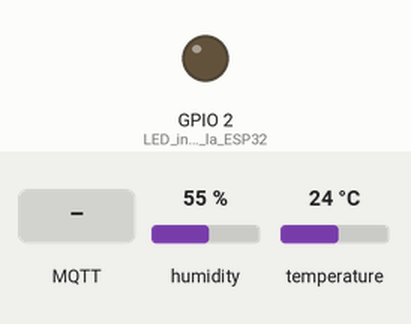
Simulated run of this sketch. Board: ESP32. Parts: output pins drawn as LEDs (lit = HIGH). The inputs (shaded band) are chosen by the test bench; at power-on: humidity 55 %, temperature 24 °C. WiFi joins after 1.5 s; servers stay silent unless stated; random numbers use the default seed unless the sketch sets one; no MQTT or app messages arrive unless stated; what the sketch prints to the serial monitor is not drawn.

Above: at 2.7 s.
2.8 s: MQTT message "0" arrives on the first subscribed topic
At 4.0 s:
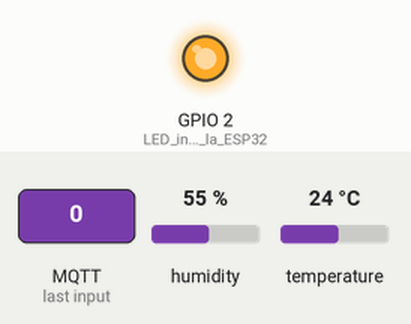
4.3 s: MQTT message "1" arrives on the first subscribed topic
At 5.3 s:
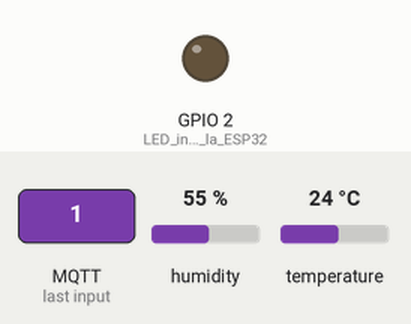
5.8 s: MQTT message "2" arrives on the first subscribed topic
At 6.4 s:
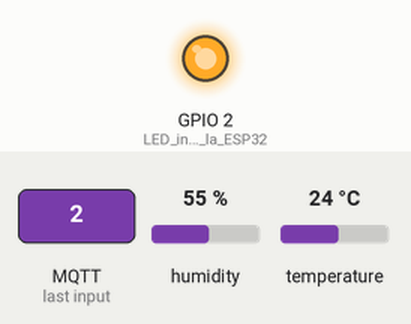
Timing chart, 0 to 8.8 s (numbered marks = the images above; inputs shaded):
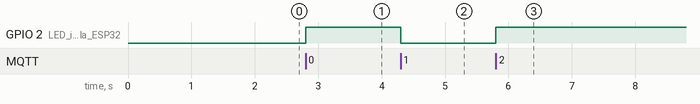

Measured:
- after the input at 2.8 s, GPIO 2 (LED_integrado_de_la_ESP32): LOW → HIGH at once
- after the input at 4.3 s, GPIO 2 (LED_integrado_de_la_ESP32): HIGH → LOW at once
- after the input at 5.8 s, GPIO 2 (LED_integrado_de_la_ESP32): LOW → HIGH at once

The sketch:

MQTT_DHT11.ino
```cpp
#include <WiFi.h>          // Librería para conectar la ESP32 a WiFi
#include <PubSubClient.h>  // Librería para MQTT
#include "DHT.h"           // Librería del sensor DHT

// ============================
// 1. CONFIGURACIÓN WiFi Y MQTT
// ============================

const char* ssid = "";                // Nombre de la red WiFi
const char* password = "";       // Contraseña de la red WiFi
const char* mqtt_server = "test.mosquitto.org";  // Broker MQTT público

/*Broker públicos gratuitos:
mosquitto: test.mosquitto.org
hivemq: broker.hivemq.com
emqx: broker.emqx.io*/

WiFiClient espClient;          // Cliente WiFi
PubSubClient client(espClient); // Cliente MQTT usando la conexión WiFi

// Variable para controlar cada cuánto se envían los datos
unsigned long lastMsg = 0;
#define MSG_BUFFER_SIZE (50)
char msg[MSG_BUFFER_SIZE];

// ============================
// 2. CONFIGURACIÓN DEL SENSOR DHT11
// ============================

#define DHTPIN 4       // Pin digital de la ESP32 conectado al DHT11
#define DHTTYPE DHT11  // Tipo de sensor

DHT dht(DHTPIN, DHTTYPE);  // Se crea el objeto del sensor


// ============================
// 3. FUNCIÓN PARA CONECTAR AL WiFi
// ============================

void setup_wifi() {
  delay(10);
  Serial.println();
  Serial.print("Conectando a ");
  Serial.println(ssid);

  WiFi.mode(WIFI_STA);          // Modo estación (se conecta a un router)
  WiFi.begin(ssid, password);   // Inicia la conexión WiFi

  // Espera hasta que la conexión sea exitosa
  while (WiFi.status() != WL_CONNECTED) {
    delay(500);
    Serial.print(".");
  }

  randomSeed(micros());  // Se usa más adelante para generar un clientId aleatorio

  Serial.println("");
  Serial.println("WiFi conectado");
  Serial.print("Dirección IP: ");
  Serial.println(WiFi.localIP());
}


// ============================
// 4. FUNCIÓN DE CALLBACK MQTT
//    (RECIBE MENSAJES DEL BROKER)
// ============================

void callback(char* topic, byte* payload, unsigned int length) {
  Serial.print("Mensaje recibido [");
  Serial.print(topic);
  Serial.print("] ");

  // Imprime el mensaje recibido carácter por carácter
  for (int i = 0; i < length; i++) {
    Serial.print((char)payload[i]);
  }
  Serial.println();

  // Ejemplo: encender/apagar el LED según el mensaje
  if ((char)payload[0] == '1') {
    digitalWrite(2, LOW);   // LED encendido (activo en bajo en algunas placas)
  } else {
    digitalWrite(2, HIGH);  // LED apagado
  }
}


// ============================
// 5. FUNCIÓN PARA RECONEXIÓN MQTT
// ============================

void reconnect() {
  // Bucle hasta que logremos reconectar
  while (!client.connected()) {
    Serial.print("Intentando conexión MQTT...");

    // Se crea un ID de cliente aleatorio
    String clientId = "ESP32Client-";
    clientId += String(random(0xffff), HEX);

    // Intento de conexión al broker
    if (client.connect(clientId.c_str())) {
      Serial.println("conectado");
      // Publica un mensaje de bienvenida
      client.publish("outTopic", "ESP32 conectado");
      // Se suscribe a un tópico para recibir órdenes (opcional)
      client.subscribe("inTopic");
    } else {
      Serial.print("falló, rc=");
      Serial.print(client.state());
      Serial.println("  Reintentando en 5 segundos...");
      delay(5000);
    }
  }
}


// ============================
// 6. SETUP: INICIALIZACIÓN
// ============================

void setup() {
  pinMode(2, OUTPUT);      // LED integrado de la ESP32 (para pruebas)
  Serial.begin(115200);    // Velocidad del puerto serial
  dht.begin();             // Inicializa el sensor DHT11

  setup_wifi();            // Conexión a la red WiFi
  client.setServer(mqtt_server, 1883); // Dirección y puerto del broker MQTT
  client.setCallback(callback);        // Función que manejará los mensajes entrantes
}


// ============================
// 7. LOOP PRINCIPAL
// ============================
// AQUÍ ES DONDE SE LEE EL DHT11 Y SE PUBLICAN LOS TÓPICOS temp Y hum
//

void loop() {
  // Verifica conexión MQTT y se reconecta si hace falta
  if (!client.connected()) {
    reconnect();
  }
  client.loop(); // Mantiene activa la conexión MQTT

  unsigned long now = millis();
  // Enviar datos cada 2000 ms (2 segundos)
  if (now - lastMsg > 2000) {
    lastMsg = now;

    // ---- LECTURA DEL SENSOR DHT11 ----
    float h = dht.readHumidity();     // Humedad relativa (%)
    float t = dht.readTemperature();  // Temperatura en °C

    // Verificación de lectura correcta
    if (isnan(h) || isnan(t)) {
      Serial.println("Error al leer el sensor DHT11");
      return; // Si la lectura falla, salimos del loop y lo intentamos en la próxima iteración
    }

    // Imprimir en el monitor serial (útil para depuración y demostración)
    Serial.print("Temperatura: ");
    Serial.print(t);
    Serial.print(" °C  |  Humedad: ");
    Serial.print(h);
    Serial.println(" %");

    // Convertir a String para poder publicar con client.publish()
    String tempStr = String(t, 2); // 2 decimales
    String humStr  = String(h, 2);

    // ---- PUBLICACIÓN EN LOS TÓPICOS MQTT ----
    // AQUÍ ES DONDE REALMENTE ENVIAMOS A "temp" Y "hum"

    client.publish("/temp", tempStr.c_str());  // Tópico de temperatura
    client.publish("/hum", humStr.c_str());    // Tópico de humedad
  }
}
```
